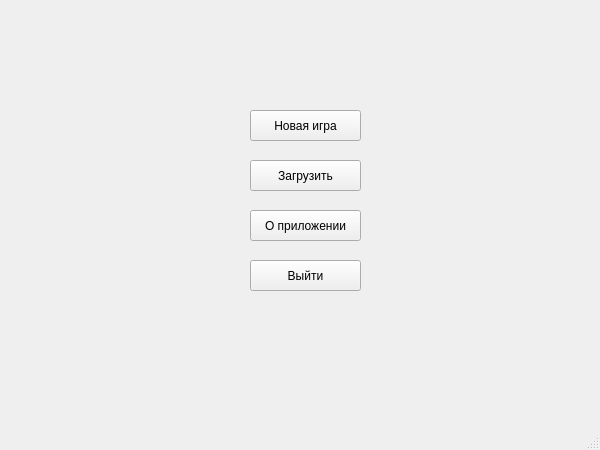
<?xml version="1.0" encoding="UTF-8"?>
<ui version="4.0">
 <class>menu</class>
 <widget class="QMainWindow" name="menu">
  <property name="geometry">
   <rect>
    <x>0</x>
    <y>0</y>
    <width>600</width>
    <height>450</height>
   </rect>
  </property>
  <property name="minimumSize">
   <size>
    <width>600</width>
    <height>450</height>
   </size>
  </property>
  <property name="maximumSize">
   <size>
    <width>600</width>
    <height>450</height>
   </size>
  </property>
  <property name="windowTitle">
   <string>menu</string>
  </property>
  <widget class="QWidget" name="centralwidget">
   <widget class="QPushButton" name="pushButton">
    <property name="geometry">
     <rect>
      <x>250</x>
      <y>110</y>
      <width>111</width>
      <height>31</height>
     </rect>
    </property>
    <property name="text">
     <string>Новая игра</string>
    </property>
   </widget>
   <widget class="QPushButton" name="pushButton_2">
    <property name="geometry">
     <rect>
      <x>250</x>
      <y>160</y>
      <width>111</width>
      <height>31</height>
     </rect>
    </property>
    <property name="text">
     <string>Загрузить</string>
    </property>
   </widget>
   <widget class="QPushButton" name="pushButton_3">
    <property name="geometry">
     <rect>
      <x>250</x>
      <y>260</y>
      <width>111</width>
      <height>31</height>
     </rect>
    </property>
    <property name="text">
     <string>Выйти</string>
    </property>
   </widget>
   <widget class="QPushButton" name="pushButton_4">
    <property name="geometry">
     <rect>
      <x>250</x>
      <y>210</y>
      <width>111</width>
      <height>31</height>
     </rect>
    </property>
    <property name="text">
     <string>О приложении</string>
    </property>
   </widget>
  </widget>
  <widget class="QStatusBar" name="statusbar"/>
 </widget>
 <resources/>
 <connections/>
</ui>
